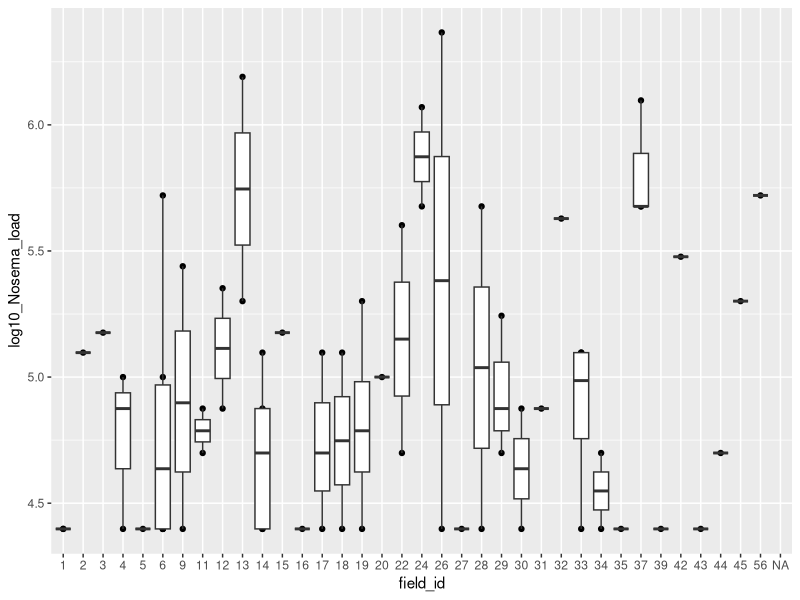
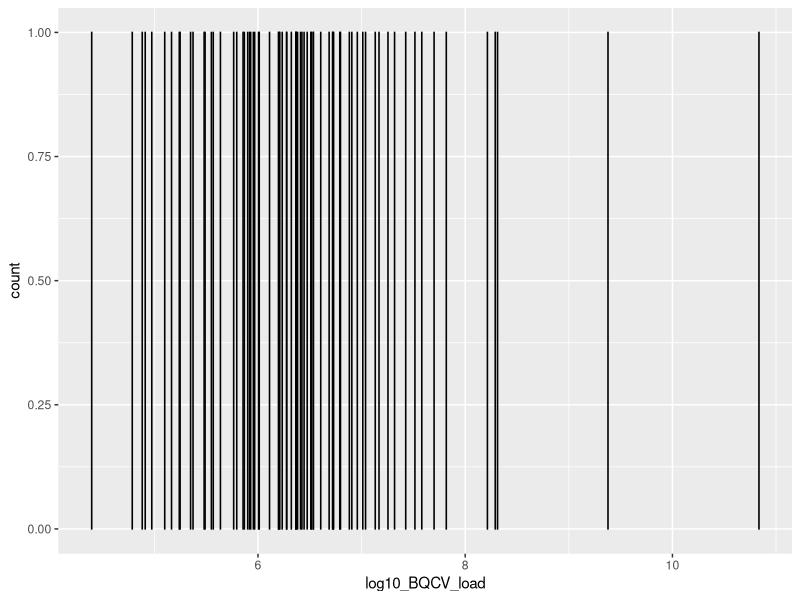

Reproduce these figures in R, in order.
## ---- chunk 1
# load packages
library(tidyverse)
library(lubridate)
library(lme4)
library(car)

#loading the data
bee_data <- read_csv("data/Burnham_field_data_pathogens_wide.csv")
bee_dat <- bee_data %>%
  mutate(
    sampling_date = mdy(sampling_date),
    site_code = factor(site_code),
    field_id = factor(field_id),
    bee_caste = factor(bee_caste),
    bombus_spp = factor(bombus_spp),
    host_plant = factor(host_plant),
    sampling_event = factor(sampling_event),
    sampling_event_num = as.numeric(as.character(sampling_event)),
    log10_BQCV_load = log10(BQCV_pathogen_load + 1),
    log10_DWV_load = log10(DWV_pathogen_load + 1),
    log10_Nosema_load = log10(Nosema_pathogen_load + 1)
  )

glimpse(bee_dat)
df_filtered <- bee_dat[bee_dat$log10_Nosema_load > 0 & bee_dat$log10_BQCV_load > 0, ]

Nosema_by_field <- glm(
  log10_Nosema_load ~ field_id,
  data = df_filtered)

by_field <- Anova(Nosema_by_field)
print(by_field)


qplot(
  x = field_id,
  y = log10_Nosema_load,
  data = df_filtered) +
geom_boxplot(method = "lm", se = TRUE)

## ---- chunk 2
bqcv_site <- lmer(
  log10_BQCV_load ~ bombus_spp + (1 | sampling_event),
  data = df_filtered)
Anova(bqcv_site)

#(1 | sampling_event) takes random sampling effects into account
df_filtered <- bee_dat[bee_dat$log10_Nosema_load > 0 & bee_dat$log10_BQCV_load > 0, ]


g2 <- ggplot(data=df_filtered) +
          aes(x=log10_BQCV_load) +
          geom_bar(fill="tomato",color="black")+ 
          theme(legend.position="none")
  theme(legend.position = "top")
  theme(legend.position = c(.2, .8))
  print(g2)   
